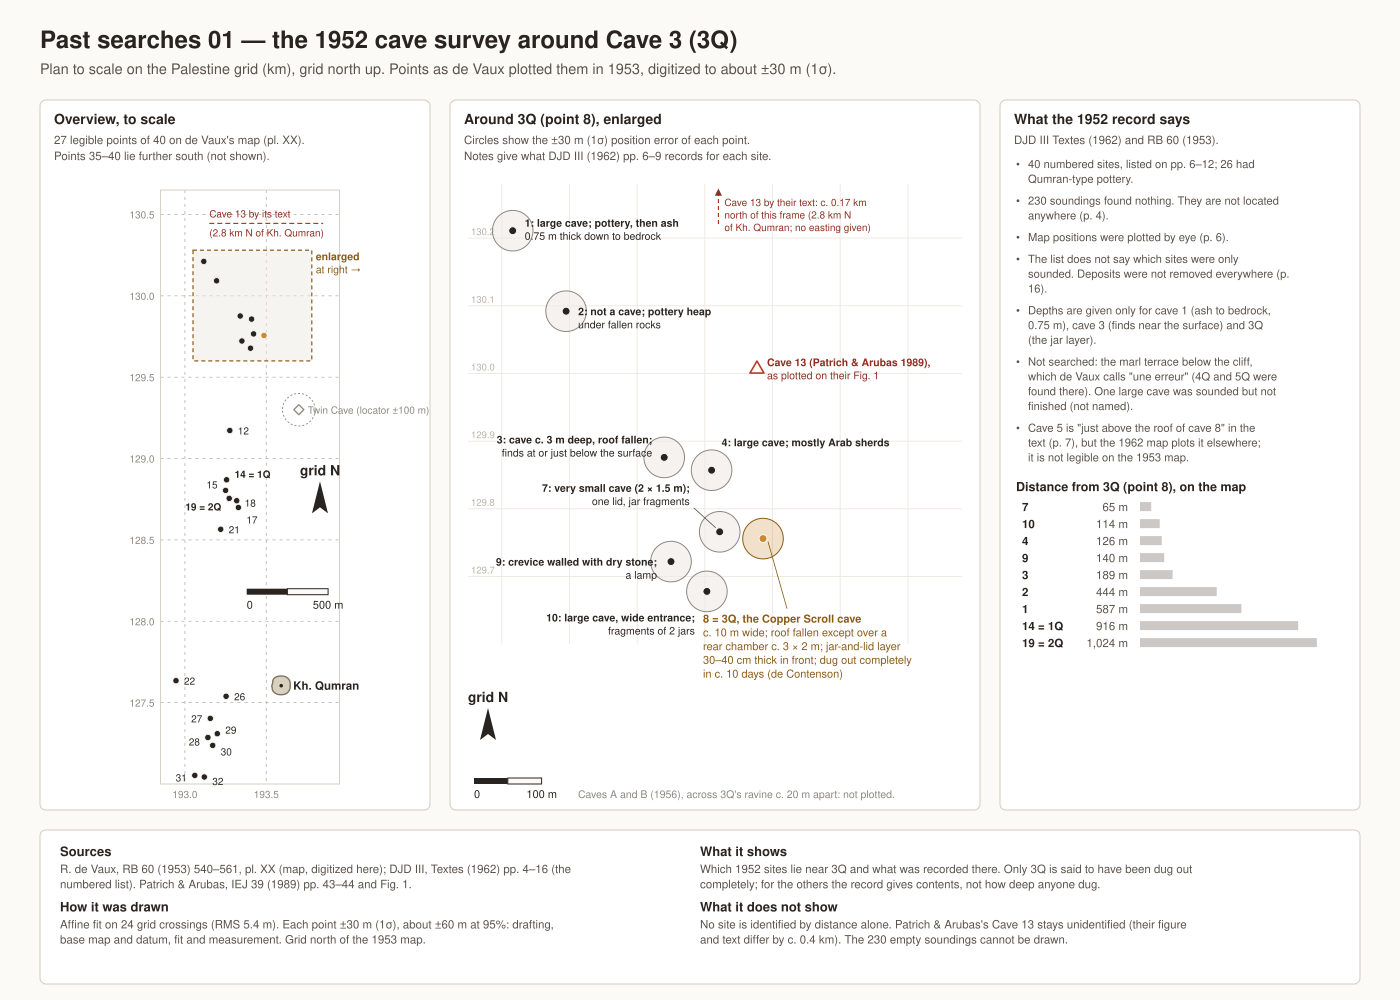

The Python source for this figure:
"""Past searches 01: the March 1952 cliff survey around Cave 3 (3Q), drawn to scale.

Sources: research/history/devaux1952_cave_points/ (RB 60 pl. XX digitized; ±30 m 1σ);
research/history/djd3_text_cave_list_extracted.md (DJD III Textes pp. 4–16);
research/history/devaux1953_cave_list_extracted.md (RB 60 pp. 541–555);
research/history/salvage_records/README.md (Patrich & Arubas Cave 13, Twin Cave locator).
"""
import sys
from pathlib import Path

sys.path.insert(0, str(Path(__file__).resolve().parent))
from common import S, P, BLUE, RED, GREY, page, load_points, out_path, bullets  # noqa: E402

pts = load_points()
c = page("01", "the 1952 cave survey around Cave 3 (3Q)",
         "Plan to scale on the Palestine grid (km), grid north up. Points as de Vaux plotted them in 1953, "
         "digitized to about ±30 m (1σ).")

TOP, BOTTOM = 100, 810
KHQ = (193.592, 127.604)          # Kh. Qumran square on pl. XX
TWIN = (193.700, 129.300)         # Twin Cave locator (IAA rec. 709, ±100 m)
PA_FIG = (193.477, 130.008)       # Patrich & Arubas Cave 13 as plotted on their Fig. 1
PA_TEXT_N = 130.445               # their text: 2.8 km N of Kh. Qumran (no easting given)

CONTENT = {   # DJD III Textes pp. 6–9 (short paraphrase)
    "1": ["1: large cave; pottery, then ash", "0.75 m thick down to bedrock"],
    "2": ["2: not a cave; pottery heap", "under fallen rocks"],
    "3": ["3: cave c. 3 m deep, roof fallen;", "finds at or just below the surface"],
    "4": ["4: large cave; mostly Arab sherds"],
    "7": ["7: very small cave (2 × 1.5 m);", "one lid, jar fragments"],
    "9": ["9: crevice walled with dry stone;", "a lamp"],
    "10": ["10: large cave, wide entrance;", "fragments of 2 jars"],
}

# ---------------- overview (to scale) ----------------
ox, oy, ow, oh = S.panel(c, 40, TOP, 390, BOTTOM - TOP, "Overview, to scale",
                         ["27 legible points of 40 on de Vaux's map (pl. XX).",
                          "Points 35–40 lie further south (not shown)."])
E0, E1, N0, N1 = 192.85, 193.95, 127.00, 130.65
k = min((ow - 70) / (E1 - E0), (oh - 40) / (N1 - N0))
gx0 = ox + 50 + ((ow - 70) - k * (E1 - E0)) / 2
gy0 = oy + 20


def XY(e, n):
    return gx0 + (e - E0) * k, gy0 + (N1 - n) * k


# grid
for e in (193.0, 193.5):
    x, _ = XY(e, N0)
    c.line(x, gy0, x, gy0 + (N1 - N0) * k, P["faint"], 0.8, dash="3 4")
    c.text(x, gy0 + (N1 - N0) * k + 14, f"{e:.1f}", 10, P["muted"], anchor="middle")
for n in (127.5, 128.0, 128.5, 129.0, 129.5, 130.0, 130.5):
    _, y = XY(E0, n)
    c.line(gx0, y, gx0 + (E1 - E0) * k, y, P["faint"], 0.8, dash="3 4")
    c.text(gx0 - 6, y + 4, f"{n:.1f}", 10, P["muted"], anchor="end")
c.rect(gx0, gy0, (E1 - E0) * k, (N1 - N0) * k, stroke=P["border"], width=1)

# inset frame
IE0, IE1, IN0, IN1 = 193.05, 193.78, 129.60, 130.28
x0, y0 = XY(IE0, IN1)
x1, y1 = XY(IE1, IN0)
c.rect(x0, y0, x1 - x0, y1 - y0, fill=P["grey_l"], stroke=P["ochre_d"], width=1.2, dash="4 3", fill_opacity=0.5)
c.text(x1 + 4, y0 + 10, "enlarged", 10.5, P["ochre_d"], 600)
c.text(x1 + 4, y0 + 23, "at right →", 10.5, P["ochre_d"])

# Kh. Qumran, Twin Cave, P&A text line
qx, qy = XY(*KHQ)
S.site(c, qx, qy, r=9)
c.text(qx + 12, qy + 4, "Kh. Qumran", 11.5, P["ink"], 700)
tx, ty = XY(*TWIN)
c.circle(tx, ty, 0.100 * k, stroke=GREY, width=0.9, dash="2 2")
c.path(f"M{tx},{ty - 5} L{tx + 5},{ty} L{tx},{ty + 5} L{tx - 5},{ty} Z", fill=P["paper"], stroke=GREY, width=1.3)
c.text(tx + 9, ty + 4, "Twin Cave (locator ±100 m)", 10, P["muted"])
lx0, ly = XY(193.15, PA_TEXT_N)
lx1, _ = XY(193.85, PA_TEXT_N)
c.line(lx0, ly, lx1, ly, RED, 1.2, dash="5 3")
c.text(lx0, ly - 6, "Cave 13 by its text", 10, P["red_d"])
c.text(lx0, ly + 13, "(2.8 km N of Kh. Qumran)", 10, P["red_d"])

LAB = {"14": (8, -2, "14 = 1Q"), "19": (-8, 12, "19 = 2Q"), "15": (-8, -2, "15"), "17": (8, 16, "17"),
       "18": (8, 6, "18"), "21": (8, 4, "21"), "12": (8, 4, "12"), "22": (8, 4, "22"), "26": (8, 4, "26"),
       "27": (-8, 4, "27"), "28": (-8, 8, "28"), "29": (8, 0, "29"), "30": (8, 10, "30"), "31": (-8, 6, "31"),
       "32": (8, 8, "32")}
for p, r in pts.items():
    e, n = float(r["pal_e_km"]), float(r["pal_n_km"])
    if not (E0 <= e <= E1 and N0 <= n <= N1):
        continue
    x, y = XY(e, n)
    inset = IE0 <= e <= IE1 and IN0 <= n <= IN1
    c.circle(x, y, 3.2, fill=P["ochre"] if p == "8" else P["ink"], stroke=P["paper"], width=0.8)
    if not inset and p in LAB:
        dx, dy, s = LAB[p]
        c.text(x + dx, y + dy, s, 10, P["ink"], 600 if "Q" in s else None, anchor="end" if dx < 0 else None)
S.north_arrow(c, XY(E1 - 0.12, 128.7)[0], XY(E1, 128.7)[1], "grid N")
S.scale_bar(c, XY(193.38, 128.2)[0], XY(193.38, 128.2)[1], 0.5 * k, "0", "500 m")

# ---------------- inset (to scale) ----------------
ix, iy, iw, ih = S.panel(c, 450, TOP, 530, BOTTOM - TOP, "Around 3Q (point 8), enlarged",
                         ["Circles show the ±30 m (1σ) position error of each point.",
                          "Notes give what DJD III (1962) pp. 6–9 records for each site."])
ki = min((iw - 20) / (IE1 - IE0), (ih - 40) / (IN1 - IN0))
ix0 = ix + 10 + ((iw - 20) - ki * (IE1 - IE0)) / 2
iy0 = iy + 14


def IXY(e, n):
    return ix0 + (e - IE0) * ki, iy0 + (IN1 - n) * ki


for e in (193.1, 193.2, 193.3, 193.4, 193.5, 193.6, 193.7):
    x, _ = IXY(e, IN0)
    c.line(x, iy0, x, iy0 + (IN1 - IN0) * ki, P["grey_l"], 1)
for n in (129.7, 129.8, 129.9, 130.0, 130.1, 130.2):
    _, y = IXY(IE0, n)
    c.line(ix0, y, ix0 + (IE1 - IE0) * ki, y, P["grey_l"], 1)
    c.text(ix0 + 3, y - 3, f"{n:.1f}", 9.5, P["faint"])

ILAB = {"1": (12, -4, "start"), "2": (12, 4, "start"), "3": (-12, -14, "end"), "4": (10, -24, "start"),
        "7": (-30, -40, "end"), "9": (-14, 4, "end"), "10": (-12, 30, "end")}
for p in ("1", "2", "3", "4", "7", "9", "10", "8"):
    r = pts[p]
    x, y = IXY(float(r["pal_e_km"]), float(r["pal_n_km"]))
    c.circle(x, y, 0.030 * ki, fill=P["ochre"] if p == "8" else P["grey_l"], stroke=P["ochre_d"] if p == "8" else GREY,
             width=1, fill_opacity=0.25 if p == "8" else 0.6)
    c.circle(x, y, 4, fill=P["ochre"] if p == "8" else P["ink"], stroke=P["paper"], width=1)
    if p == "8":
        S.leader(c, x + 5, y + 3, x + 24, y + 70, P["ochre_d"])
        S.label(c, x - 60, y + 84, ["8 = 3Q, the Copper Scroll cave",
                                    "c. 10 m wide; roof fallen except over a",
                                    "rear chamber c. 3 × 2 m; jar-and-lid layer",
                                    "30–40 cm thick in front; dug out completely",
                                    "in c. 10 days (de Contenson)"], P["ochre_d"], 11, 700)
    else:
        dx, dy, anc = ILAB[p]
        if p == "7":
            S.leader(c, x - 4, y - 4, x + dx + 4, y + dy + 16, P["sub"])
        S.label(c, x + dx, y + dy, CONTENT[p], P["ink"], 10.5, 600, anchor=anc if anc == "end" else None)

# Patrich & Arubas Cave 13 as plotted on their figure
fx, fy = IXY(*PA_FIG)
c.path(f"M{fx},{fy - 7} L{fx + 7},{fy + 5} L{fx - 7},{fy + 5} Z", fill=P["paper"], stroke=RED, width=1.6)
S.label(c, fx + 10, fy - 2, ["Cave 13 (Patrich & Arubas 1989),", "as plotted on their Fig. 1"], P["red_d"], 10.5, 600)
ax_, _ = IXY(193.42, IN1)
c.line(ax_, iy0 + 40, ax_, iy0 + 6, RED, 1.2, arrow="red", dash="4 3")
S.label(c, ax_ + 6, iy0 + 22, ["Cave 13 by their text: c. 0.17 km", "north of this frame (2.8 km N", "of Kh. Qumran; no easting given)"],
        P["red_d"], 10, None)

S.north_arrow(c, ix + 30, iy + ih - 70, "grid N")
S.scale_bar(c, ix + 16, iy + ih - 26, 0.1 * ki, "0", "100 m")
c.text(ix + 120, iy + ih - 6, "Caves A and B (1956), across 3Q's ravine c. 20 m apart: not plotted.", 10.5, P["muted"])

# ---------------- side: what the record says ----------------
sx, sy, sw, sh = S.panel(c, 1000, TOP, 360, BOTTOM - TOP, "What the 1952 record says",
                         ["DJD III Textes (1962) and RB 60 (1953)."])
y = sy + 14
y = bullets(c, sx + 8, y, [
    "40 numbered sites, listed on pp. 6–12; 26 had Qumran-type pottery.",
    "230 soundings found nothing. They are not located anywhere (p. 4).",
    "Map positions were plotted by eye (p. 6).",
    "The list does not say which sites were only sounded. Deposits were not removed everywhere (p. 16).",
    "Depths are given only for cave 1 (ash to bedrock, 0.75 m), cave 3 (finds near the surface) "
    "and 3Q (the jar layer).",
    "Not searched: the marl terrace below the cliff, which de Vaux calls \"une erreur\" (4Q and 5Q "
    "were found there). One large cave was sounded but not finished (not named).",
    "Cave 5 is \"just above the roof of cave 8\" in the text (p. 7), but the 1962 map plots it "
    "elsewhere; it is not legible on the 1953 map.",
], 50, 11.2, 7)
y += 8
c.text(sx + 8, y, "Distance from 3Q (point 8), on the map", 12.5, P["ink"], 700)
y += 20
for p, lab in (("7", "7"), ("10", "10"), ("4", "4"), ("9", "9"), ("3", "3"), ("2", "2"), ("1", "1"),
               ("14", "14 = 1Q"), ("19", "19 = 2Q")):
    d = int(pts[p]["dist_to_8_m"])
    c.text(sx + 14, y, lab, 11.5, P["ink"], 600)
    c.text(sx + 120, y, f"{d:,} m", 11.5, P["sub"], anchor="end")
    c.rect(sx + 132, y - 9, min(d, 1100) / 1100 * 190, 9, fill=GREY, fill_opacity=0.45)
    y += 17

# ---------------- footer ----------------
S.footer(c, 830, [
    ("Sources", "R. de Vaux, RB 60 (1953) 540–561, pl. XX (map, digitized here); DJD III, Textes (1962) pp. 4–16 "
     "(the numbered list). Patrich & Arubas, IEJ 39 (1989) pp. 43–44 and Fig. 1."),
    ("How it was drawn", "Affine fit on 24 grid crossings (RMS 5.4 m). Each point ±30 m (1σ), about ±60 m at 95%: "
     "drafting, base map and datum, fit and measurement. Grid north of the 1953 map."),
    ("What it shows", "Which 1952 sites lie near 3Q and what was recorded there. Only 3Q is said to have been dug "
     "out completely; for the others the record gives contents, not how deep anyone dug."),
    ("What it does not show", "No site is identified by distance alone. Patrich & Arubas's Cave 13 stays "
     "unidentified (their figure and text differ by c. 0.4 km). The 230 empty soundings cannot be drawn."),
])
print(c.save(out_path("search_01_qumran_caves_1952")))
